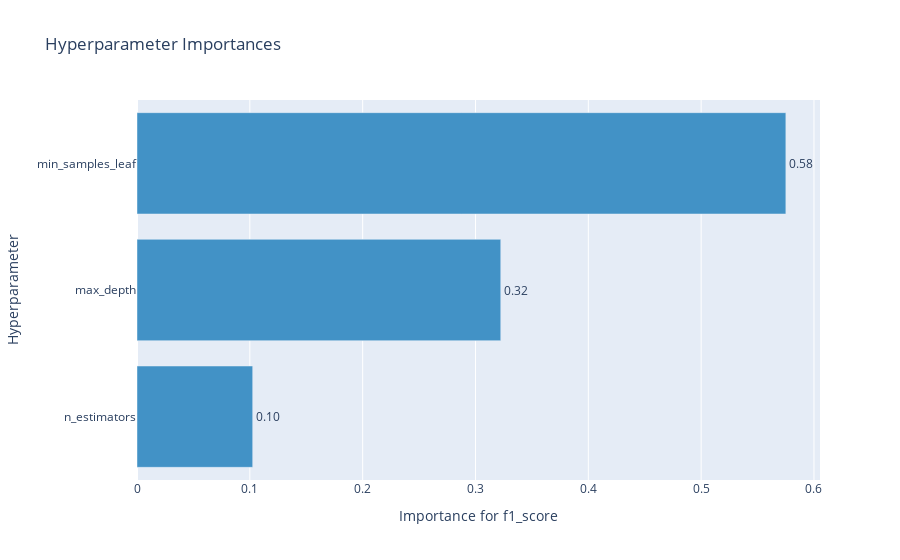

The code cell stored with this chart in its notebook:
### Markdown cell above
График важности гиперпараметров - помогает понять, какие гиперпараметры вносят больший вклад в минимизацию/максимизацию метрики.

### Code cell
optuna.visualization.plot_param_importances(study, target_name="f1_score")

### Figure 1 — Plotly figure (JSON) as saved in the notebook; plotly's stock layout.template omitted (floating-point values rounded to 4 significant figures)
{"data": [{"cliponaxis": false, "hovertemplate": ["n_estimators (IntDistribution): 0.10253421645516912<extra></extra>", "max_depth (IntDistribution): 0.3223929947002589<extra></extra>", "min_samples_leaf (IntDistribution): 0.575072788844572<extra></extra>"], "marker": {"color": "rgb(66,146,198)"}, "orientation": "h", "text": ["0.10", "0.32", "0.58"], "textposition": "outside", "type": "bar", "x": [0.1025, 0.3224, 0.5751], "y": ["n_estimators", "max_depth", "min_samples_leaf"]}], "layout": {"showlegend": false, "title": {"text": "Hyperparameter Importances"}, "xaxis": {"title": {"text": "Importance for f1_score"}}, "yaxis": {"title": {"text": "Hyperparameter"}}}}
